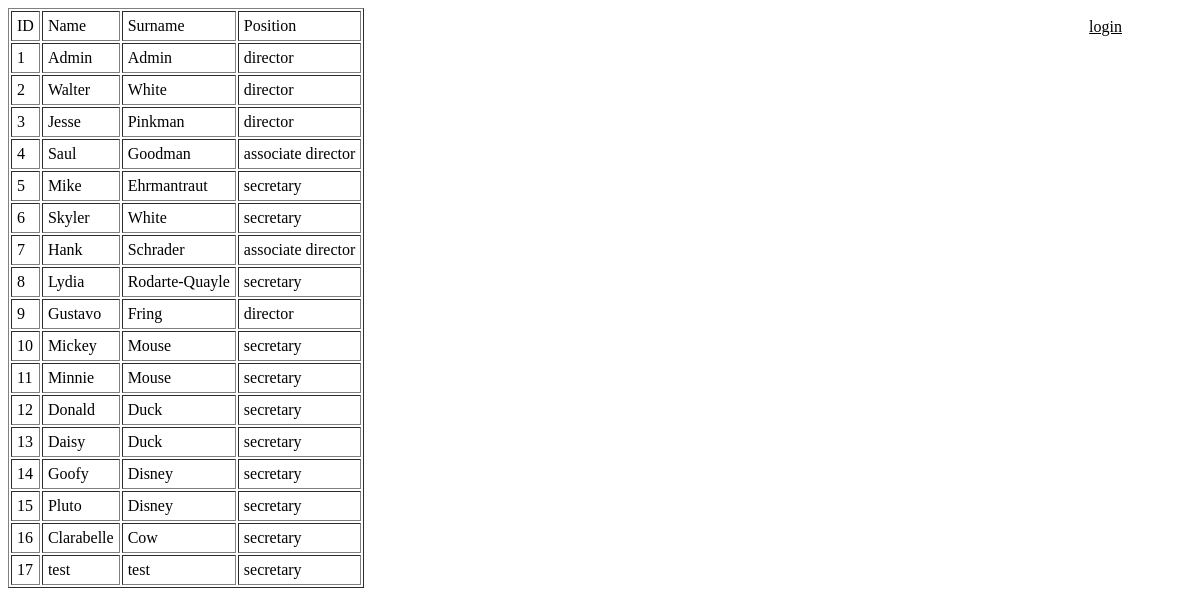
The app's page /, older data.
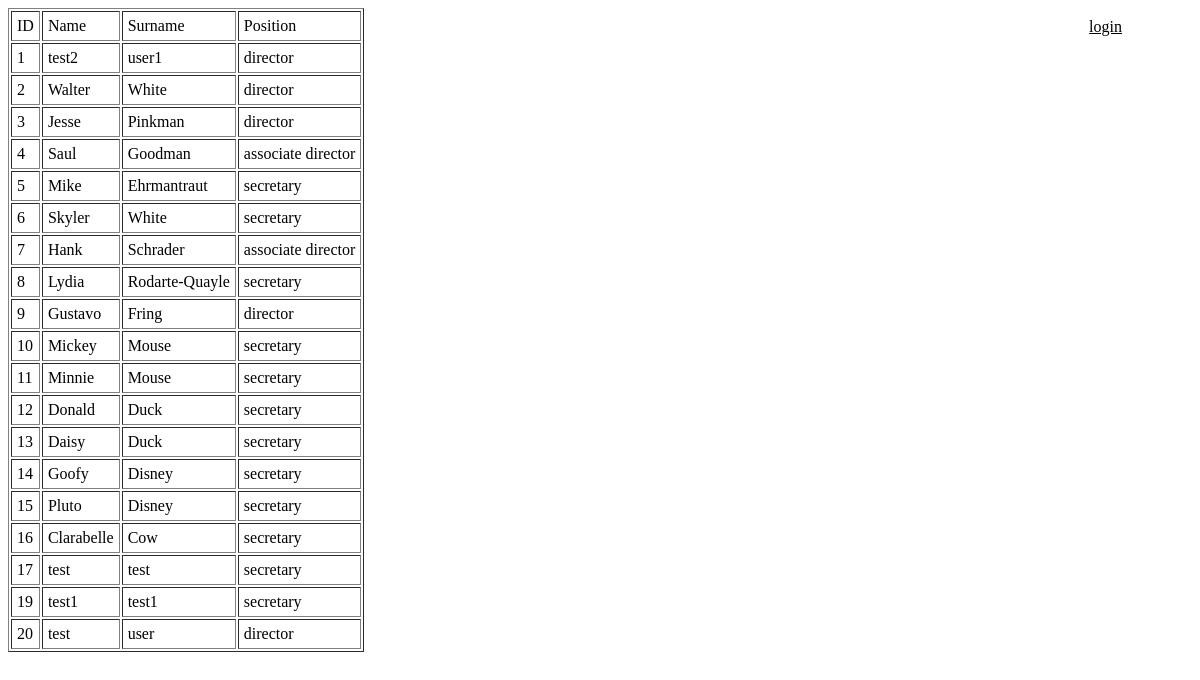
The same page, newer data.
### entry/models.py (models this page shows, shortened)
class User(AbstractUser):
	POSITION_CHOICES = {
        ('secretary', 'Secretary'),
        ('associate director', 'Associate Director'),
        ('director', 'Director'),
    }
	position = models.CharField(max_length = 150, choices = POSITION_CHOICES, default='secretary')
	address = models.CharField(max_length = 50, default='')
	phone = models.CharField(max_length = 14, default='')

### entry/views.py (the view)
# urls.py: re_path(r'^$', views.MainView.as_view()),
class MainView(TemplateView):
	template_name = "main_entry.html"
	def get(self, request):
			users = User.objects.all()
			ctx = {}
			ctx['users'] = users
			return render(request, self.template_name, ctx)

### entry/templates/main_entry.html (shortened to what this page needs)
{% load static %}
<!DOCTYPE html>
<html>
<head>
{% if user.is_authenticated %}
<a href="logout">logout ({{user.username}})</a>
{% else %}
<a href="login">login</a>
{% endif %}
{% if user.is_authenticated == False %}
		<table border="1" cellpadding="5px">
		    <tr>
		        <td>ID</td>
		        <td>Name</td>
		        <td>Surname</td>
		        <td>Position</td>
		    </tr>
		    {% for user in users %}
		    <tr>
		        <td>{{user.pk}}</td>
		        <td>{{user.first_name}}</td>
		        <td>{{user.last_name}}</td>
		        <td>{{user.position}}</td>
		    </tr>
		    {% endfor %}
		</table>
{% endif %}
</body>
</html>

### entry/templates/main_entry.html (style rules this page uses)
a { display: block; float: right; margin-right: 20px; padding: 10px 50px; color: black; font-size: 16px; }

Row changes from the older to the newer data that the page shows:
changed User id 1: first_name "Admin" → "test2"; last_name "Admin" → "user1"
added User: pk "19", first_name "test1", last_name "test1", position "secretary"
added User: pk "20", first_name "test", last_name "user", position "director"
